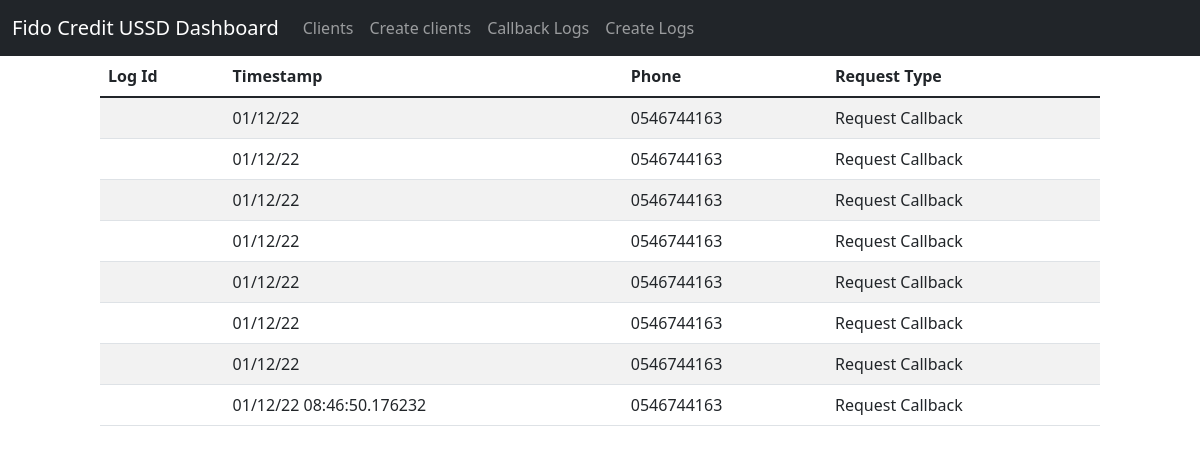
Page /logs on the earlier database version.
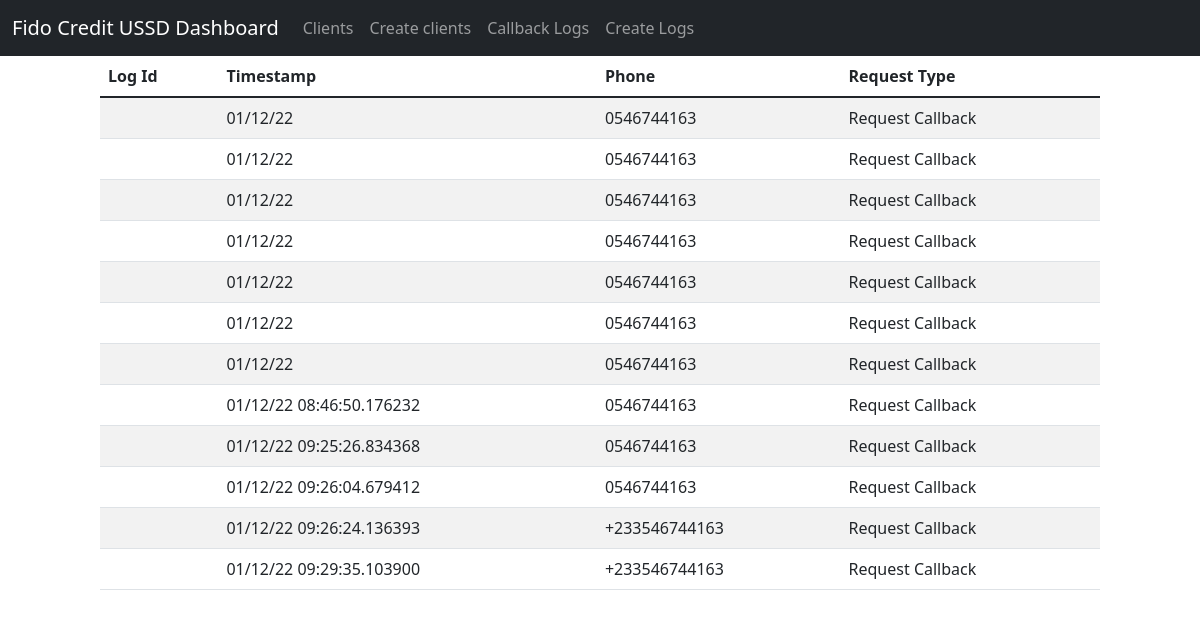
Same page on the later database version.
### app.py (models this page shows)
class Logs(db.Model):
    id = db.Column('log_id', db.Integer, primary_key=True)
    timestamp = db.Column(db.String(50))
    phone = db.Column(db.String(15))  # user input or from ussd_session
    request_type = db.Column(db.String(15))

### app.py (the view)
@ app.route('/logs')
def show_logs():
    return render_template('show_logs.html', logs=Logs.query.all())

### templates/show_logs.html (shortened to what this page needs)
<!DOCTYPE html>
<html lang="en">
<head>
    <link href="https://cdn.jsdelivr.net/npm/bootstrap@5.1.3/dist/css/bootstrap.min.css" rel="stylesheet"
>
</head>
<body>
    <nav class="navbar navbar-expand-lg navbar-dark bg-dark">
        <div class="container-fluid">
            <a class="navbar-brand" href="/">Fido Credit USSD Dashboard</a>
            <div class="collapse navbar-collapse" id="navbarNavAltMarkup">
                <div class="navbar-nav">
                    <a class="nav-link" href="{{ url_for('show_all') }}">Clients</a>
                    <a class="nav-link" href="{{ url_for('new') }}">Create clients</a>
                    <a class="nav-link" href="{{ url_for('show_logs') }}">Callback Logs</a>
                    <a class="nav-link" href="{{ url_for('new_log') }}">Create Logs</a>
                </div>
            </div>
        </div>
    </nav>
    <div class="col-12 offset-md-1 col-md-10">
        <table class="table table-striped">
            <thead>
                <tr>
                    <th>Log Id</th>
                    <th>Timestamp</th>
                    <th>Phone</th>
                    <th>Request Type</th>
                </tr>
            </thead>
            <tbody>
                {% for log in logs %}
                <tr>
                    <td>{{ log.log_id }}</td>
                    <td>{{ log.timestamp }}</td>
                    <td>{{ log.phone }}</td>
                    <td>{{ log.request_type }}</td>
                </tr>
                {% endfor %}
            </tbody>
        </table>
    </div>
</body>
</html>

Differences in the rows shown:
added Logs: timestamp "01/12/22 09:25:26.834368", phone "0546744163", request_type "Request Callback"
added Logs: timestamp "01/12/22 09:26:04.679412", phone "0546744163", request_type "Request Callback"
added Logs: timestamp "01/12/22 09:26:24.136393", phone "+233546744163", request_type "Request Callback"
added Logs: timestamp "01/12/22 09:29:35.103900", phone "+233546744163", request_type "Request Callback"
